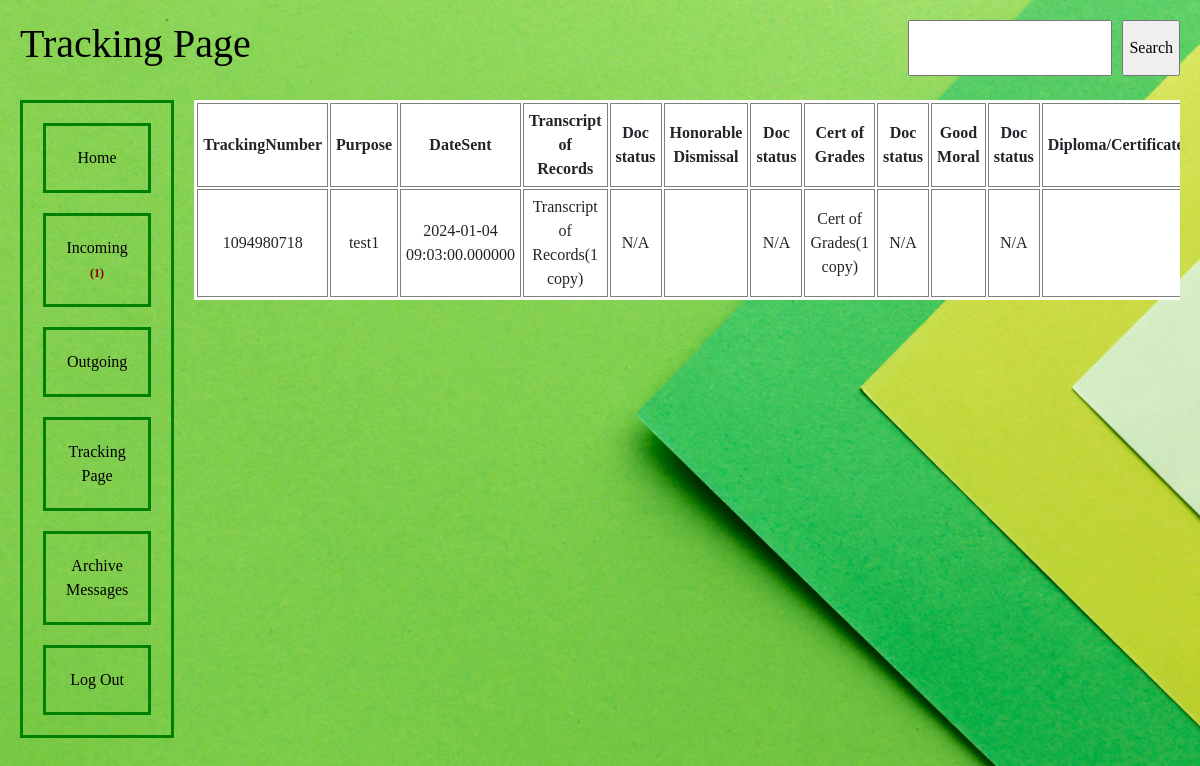
Screenshot of /user/trackingpage.php (signed in) with the database file from the repository.
### tables this page shows
CREATE TABLE `tbl_registrar` (
  `id` int(11) NOT NULL,
  `details` varchar(100) DEFAULT NULL,
  `posted_date` datetime(6) DEFAULT NULL,
  `status` varchar(100) DEFAULT NULL,
  `tracking_number` text DEFAULT NULL,
  `email` text DEFAULT NULL,
  `visibility` text DEFAULT NULL,
  `check1` text DEFAULT NULL,
  `check2` text DEFAULT NULL,
  `check3` varchar(255) DEFAULT NULL,
  `check4` text DEFAULT NULL,
  `check5` text DEFAULT NULL,
  `check6` text DEFAULT NULL,
  `check7` text DEFAULT NULL,
  `check8` text DEFAULT NULL,
  `check9` text DEFAULT NULL,
  `firstname` text DEFAULT NULL,
  `lastname` text DEFAULT NULL,
  `middlename` text DEFAULT NULL,
  `check1quantity` varchar(255) DEFAULT NULL,
  `check2quantity` varchar(255) DEFAULT NULL,
  `check3quantity` varchar(255) DEFAULT NULL,
  `check4quantity` varchar(255) DEFAULT NULL,
  `check5quantity` varchar(255) DEFAULT NULL,
  `check6quantity` varchar(255) DEFAULT NULL,
  `check7quantity` varchar(255) DEFAULT NULL,
  `check8quantity` varchar(255) DEFAULT NULL,
  `check9quantity` varchar(255) DEFAULT NULL,
  `check1status` text DEFAULT NULL,
  `check2status` text DEFAULT NULL,
  `check3status` text DEFAULT NULL,
  `check4status` text DEFAULT NULL,
  `check5status` text DEFAULT NULL,
  `check6status` text DEFAULT NULL,
  `check7status` text DEFAULT NULL,
  `check8status` text DEFAULT NULL,
  `check9status` text DEFAULT NULL,
  `student_id` text DEFAULT NULL
);

### user/includes/config.php (called while the page is built, shortened)
<?php
 $conn = new mysqli("localhost", "root", "", "u700659242_divstress");
if(!$conn){
    echo "not connected";
}     if (isset($_SESSION['fullname'])) {
    $fullname = $_SESSION['fullname'];
    $account = "SELECT * FROM `tbl_admin` WHERE username = ?";
    $stmt = mysqli_prepare($conn, $account);
    mysqli_stmt_bind_param($stmt, "s", $fullname);
    mysqli_stmt_execute($stmt);
    $result = mysqli_stmt_get_result($stmt);
    if ($row = mysqli_fetch_assoc($result)) {
        $fn = $row['firstname'];
        $mn = $row['middlename'];
        $ln = $row['lastname'];
    } else {
        echo "User not found in the database";
        exit();
    }
} else {
    echo "User not logged in";
    echo '<a href="../index.php">Login</a>';
    exit();
}
?>

### user/trackingpage.php (the view, shortened to what this page needs)
<!DOCTYPE html>
<html lang="en">
<head>
    <link rel="stylesheet" href="style.css">
    <link href="https://cdn.jsdelivr.net/npm/bootstrap@5.3.2/dist/css/bootstrap.min.css" rel="stylesheet">
</head>
<body>
<?php  include 'includes/config.php';
    $searchResult = '';
    ?>
     <?php
      $sql = "SELECT COUNT(*) as status FROM sendfile WHERE firstname = '$fn' and lastname= '$ln' and middlename = '$mn' AND status = 'unread' and visibility = 'show'";
      $result = mysqli_query($conn, $sql);
    if ($result) {
        $row = mysqli_fetch_assoc($result);
        $documentCount = $row['status'];
    } else {
        $documentCount = 0;
    };
?>
    <div class="container-fluid">
        <form method="GET" action="trackingpage.php">
            <h1 class="text-black">Tracking Page</h1>
            <div class="search-form">
                <input type="password" name="searchbox">
                <input type="submit" value="Search" name="search-button">
            </div>
        </form><br>
        <div class="inner-container">
        <div class="row1">
                    <a href="user.php">Home</a>
                    <a href="incoming-doc.php">Incoming
<?php
    if ($documentCount > 0) {
        echo '<span class="badge" style="color:#8B0000">' . '('.$documentCount.')' . '</span>';
    }
?>
</a>
                    <a href="outgoing-doc.php">Outgoing</a>
                    <a href="trackingpage.php">Tracking Page</a>
                    <a href="documenthide.php">Archive Messages</a>
                    <a href="logout.php">Log Out</a>
                </div>
         <div style="overflow:scroll">
         <table id="table">
                <tr>
                <th id="th">TrackingNumber</th>
                        <th id="th">Purpose</th>
                        <th id="th">DateSent</th>
                        <th id="th">Transcript of Records</th>
                        <th  id="th">Doc status</th>
                        <th id="th">Honorable Dismissal</th>
                        <th  id="th">Doc status</th>
                        <th id="th">Cert of Grades</th>
                        <th  id="th">Doc status</th>
                        <th id="th">Good Moral</th>
                        <th  id="th">Doc status</th>
                        <th id="th">Diploma/Certificate</th>
                </tr>
                <?php
        $reverseSymbolMapping = array(
            '!' => '1',
            '@' => '2',
            '#' => '3',
            '$' => '4',
            '%' => '5',
            '^' => '6',
            '&' => '7',
            '*' => '8',
            '(' => '9',
            ')' => '0',
        );
        $escapedData = mysqli_real_escape_string($conn, strtr($searchResult, array_flip($reverseSymbolMapping)));
        $searchQuery = " AND (REVERSE(tracking_number) LIKE '%$escapedData%' OR REVERSE(tracking_number) LIKE '%" . strtr($escapedData, $reverseSymbolMapping) . "')";
        $incoming = "SELECT * FROM `tbl_registrar` WHERE email = ?" . $searchQuery . " ORDER BY id DESC";
        $stmt = mysqli_prepare($conn, $incoming);
        mysqli_stmt_bind_param($stmt, "s", $_SESSION['email']);
        mysqli_stmt_execute($stmt);
        $result = mysqli_stmt_get_result($stmt);
        if ($result && mysqli_num_rows($result) > 0) {
            while ($row = mysqli_fetch_assoc($result)) {
                echo "<tr>";
                $reversedOriginalTrackingNumber = strrev($row['tracking_number']);
                $modifiedTrackingNumber = strtr($reversedOriginalTrackingNumber, $reverseSymbolMapping);
                echo "<td id='td'>" . $modifiedTrackingNumber . "</td>";
                echo "<td id='td'>" . $row['details'] . "</td>";
                echo "<td id='td'>" . $row['posted_date'] . "</td>";
                echo "<td id='td'>";
        if (!empty($row['check1'])) {
            echo $row['check1'] . '(' . $row['check1quantity'] . ' copy' . ')';
        }
        echo "</td>";
        echo "<td id='td'>" . $row['check1status'] . "</td>";
        echo "<td id='td'>";
        echo "</td>";
        echo "<td id='td'>" . $row['check2status'] . "</td>";
        echo "<td id='td'>";
        if (!empty($row['check3'])) {
            echo $row['check3'] . '(' . $row['check3quantity'] . ' copy' . ')';
        }
        echo "</td>";
        echo "<td id='td'>" . $row['check3status'] . "</td>";
        echo "<td id='td'>";
        echo "</td>";
        echo "<td id='td'>" . $row['check4status'] . "</td>";
        echo "<td id='td'>";
        echo "</td>";
                echo "<td id='td'>" . $row['status'] . "</td>";?>
          <?php      echo "</tr>";
            }
        } else {
            echo "<tr><td colspan='7'>(No Result Found!)</td></tr>";
        }
                ?>
            </table>
         </div>
        </div>
    </div>
</body>
</html>

### admin/css/style.css (style rules this page uses)
body { margin:0px; padding: 0px; background-color: white; font-family: system-ui; }
table tr th { border-bottom: 1px solid black; padding: 1%; text-align: left; }
table tr td { padding: 1%; }

### user/trackingpage.php (style rules this page uses)
* { padding:0; margin:0; box-sizing: border-box; font-family:'Times New Roman', Times, serif; }
.container-fluid { background:transparent; padding: 20px; width:100%; height:auto; }
input[type="search"],input[type="submit"] { padding:5px; }
.search-form { display: flex; justify-content: end; gap:10px; }
#table { width:100%; height:20px; border-collapse: separate; background:white; border:1px solid white; }
#th { text-align:center; border:1px solid gray; border-collapse:none; width:fit-content; padding:5px; }
#td { padding:5px; text-align:center; border:1px solid gray !important; width:fit-content; }
form { display:flex; justify-content:space-between; }
.inner-container { display:flex; gap:20px; }
.row1 { display:flex; flex-direction:column; border:3px solid green; padding:20px; gap:20px; width:20%; }
.row1 > a { font-size:1rem; text-decoration:none; color:black; border:3px solid green; padding:20px; text-align:center; }
body { overflow-y:scroll; background-image:url(../images/abstract-paper-background-concept.jpg); width:100%; height:auto; background-size:cover; }
table { width:100%; overflow:scroll; }

### rows the page displays
tbl_registrar: tracking_number "1094980718", details "test1", posted_date "2024-01-04 09:03:00.000000", check1 "Transcript of Records", check1quantity "1", check1status "N/A", check2status "N/A", check3 "Cert of Grades", check3quantity "1", check3status "N/A", check4status "N/A"

### other values shown
$documentCount "1"
